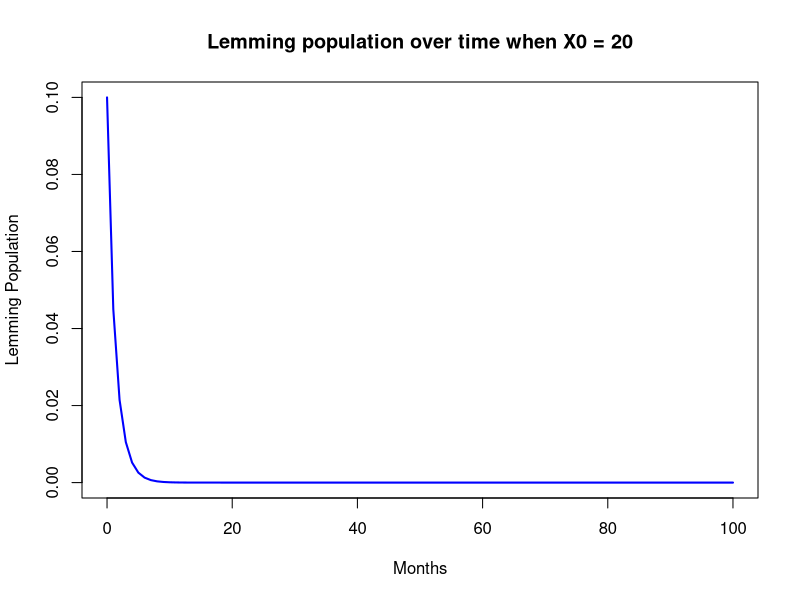
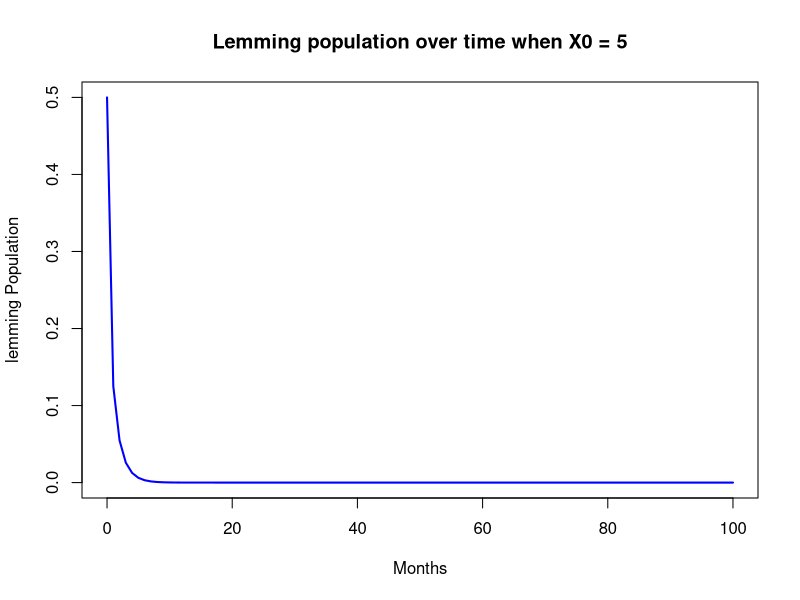
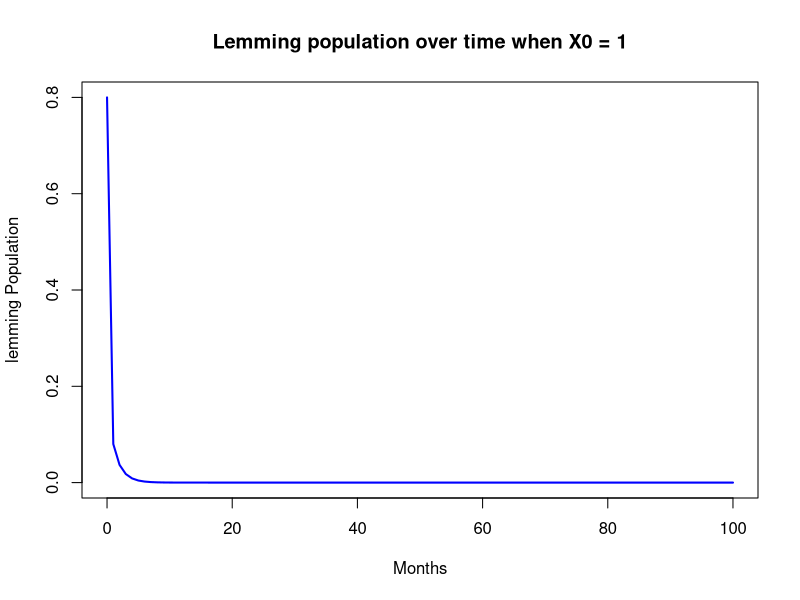
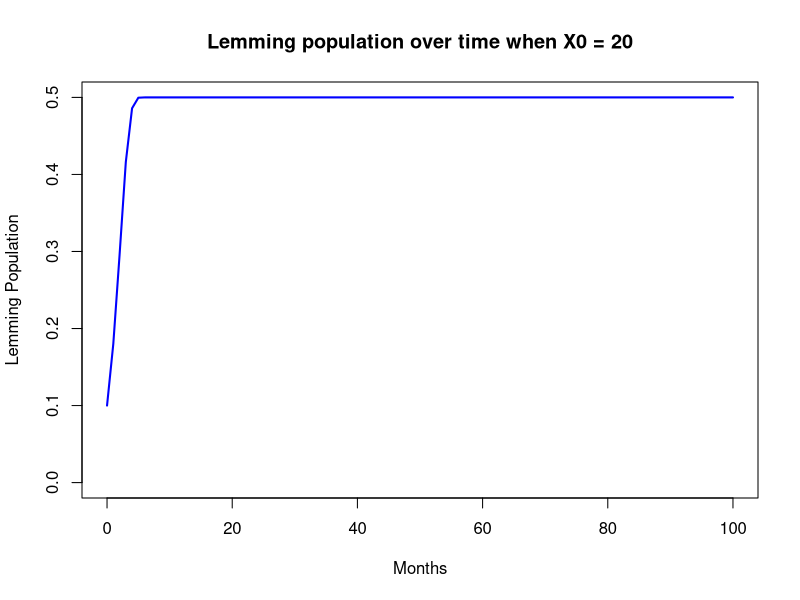
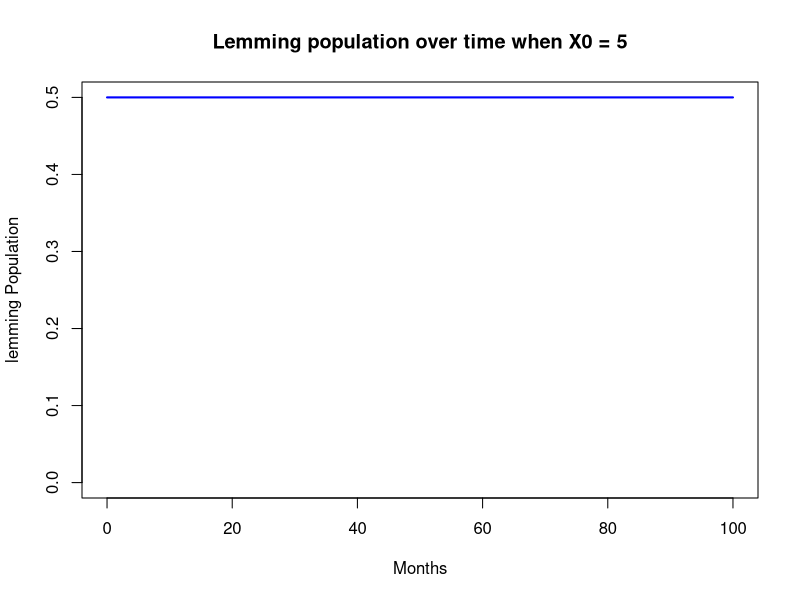
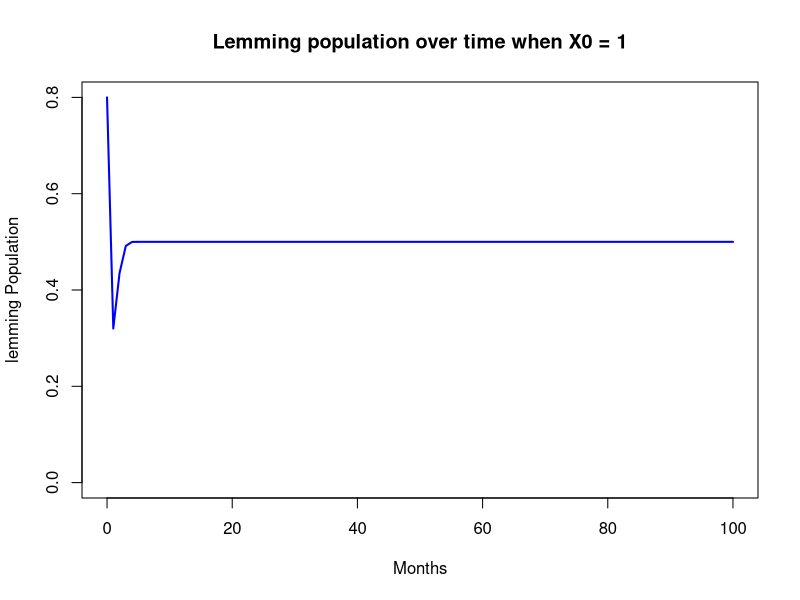
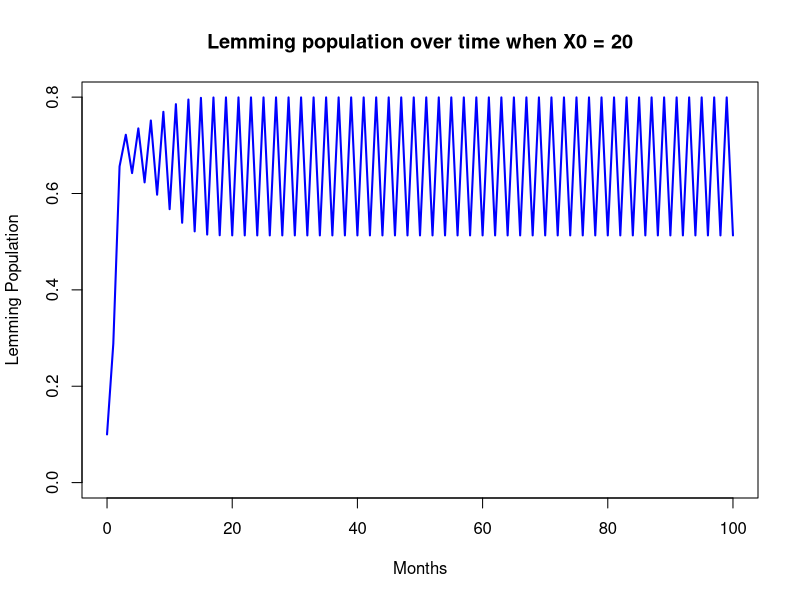
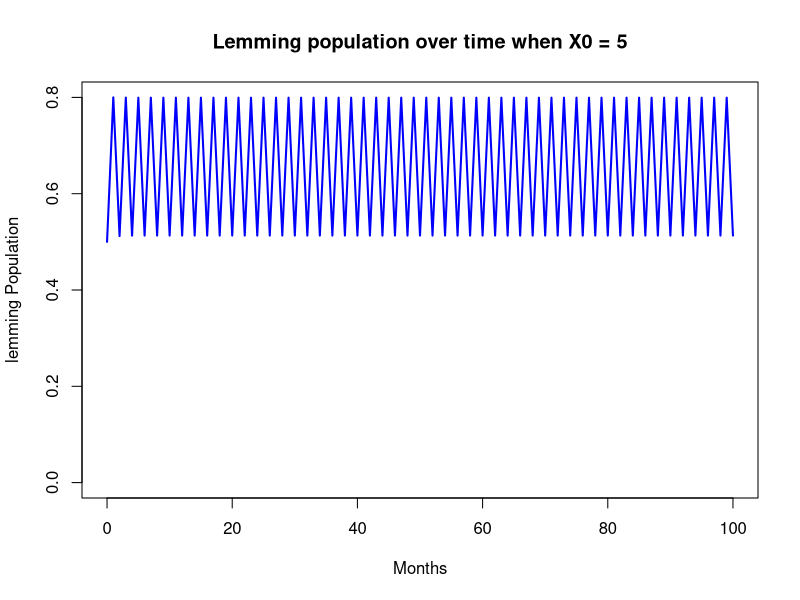

Source code (R) for these figures, in order:
## ---- chunk 1
knitr::opts_chunk$set(echo = TRUE)
library("ggplot2")
library("dplyr")
## ---- chunk 2
lemming_population <- function(r, X0, n) {
  Ls <- vector(length=n+1)
  # initialize the initial population
  Ls[1] <- X0
  for (i in 2:(n + 1)) {
    Ls[i] <- r * Ls[i - 1] * (1 - Ls[i - 1])
  }
  # output should be an array of n + 1 elements
  return(Ls)
}
## ---- chunk 3
# 0 < r < 1
r <- 0.5
n <- 100
times <- seq(0, n)

X0 <- 0.1

lem_pop_1 <- lemming_population(r, X0, n)

X0 <- 0.5

lem_pop_2 <- lemming_population(r, X0, n)

X0 <- 0.8

lem_pop_3 <- lemming_population(r, X0, n)

plot(times, lem_pop_1, 
     type = "l", col = "blue" , 
     xlab = "Months", ylab = "Lemming Population", 
     lwd = 2, ylim = c(0, max(lem_pop_1)),
     main = "Lemming population over time when X0 = 20")

plot(times, lem_pop_2, 
     type = "l", col = "blue" , 
     xlab = "Months", ylab = "lemming Population", 
     lwd = 2, ylim = c(0, max(lem_pop_2)),
     main = "Lemming population over time when X0 = 5")

plot(times, lem_pop_3, 
     type = "l", col = "blue" , 
     xlab = "Months", ylab = "lemming Population", 
     lwd = 2, ylim = c(0, max(lem_pop_3)),
     main = "Lemming population over time when X0 = 1")

## ---- chunk 4
# 1 < r < 3
r <- 2
n <- 100
times <- seq(0, n)

X0 <- 0.1

lem_pop_1 <- lemming_population(r, X0, n)

X0 <- 0.5

lem_pop_2 <- lemming_population(r, X0, n)

X0 <- 0.8

lem_pop_3 <- lemming_population(r, X0, n)

plot(times, lem_pop_1, 
     type = "l", col = "blue" , 
     xlab = "Months", ylab = "Lemming Population", 
     lwd = 2, ylim = c(0, max(lem_pop_1)),
     main = "Lemming population over time when X0 = 20")

plot(times, lem_pop_2, 
     type = "l", col = "blue" , 
     xlab = "Months", ylab = "lemming Population", 
     lwd = 2, ylim = c(0, max(lem_pop_2)),
     main = "Lemming population over time when X0 = 5")

plot(times, lem_pop_3, 
     type = "l", col = "blue" , 
     xlab = "Months", ylab = "lemming Population", 
     lwd = 2, ylim = c(0, max(lem_pop_3)),
     main = "Lemming population over time when X0 = 1")
## ---- chunk 5
# 3 < r < 3.449
r <- 3.2
n <- 100
times <- seq(0, n)

X0 <- 0.1

lem_pop_1 <- lemming_population(r, X0, n)

X0 <- 0.5

lem_pop_2 <- lemming_population(r, X0, n)

X0 <- 0.8

lem_pop_3 <- lemming_population(r, X0, n)

plot(times, lem_pop_1, 
     type = "l", col = "blue" , 
     xlab = "Months", ylab = "Lemming Population", 
     lwd = 2, ylim = c(0, max(lem_pop_1)),
     main = "Lemming population over time when X0 = 20")

plot(times, lem_pop_2, 
     type = "l", col = "blue" , 
     xlab = "Months", ylab = "lemming Population", 
     lwd = 2, ylim = c(0, max(lem_pop_2)),
     main = "Lemming population over time when X0 = 5")

plot(times, lem_pop_3, 
     type = "l", col = "blue" , 
     xlab = "Months", ylab = "lemming Population", 
     lwd = 2, ylim = c(0, max(lem_pop_3)),
     main = "Lemming population over time when X0 = 1")
## ---- chunk 6
# 3.449 < r < 3.54409
r <- 3.5
n <- 100
times <- seq(0, n)

X0 <- 0.1

lem_pop_1 <- lemming_population(r, X0, n)

X0 <- 0.5

lem_pop_2 <- lemming_population(r, X0, n)

X0 <- 0.8

lem_pop_3 <- lemming_population(r, X0, n)

plot(times, lem_pop_1, 
     type = "l", col = "blue" , 
     xlab = "Months", ylab = "Lemming Population", 
     lwd = 2, ylim = c(0, max(lem_pop_1)),
     main = "Lemming population over time when X0 = 20")

plot(times, lem_pop_2, 
     type = "l", col = "blue" , 
     xlab = "Months", ylab = "lemming Population", 
     lwd = 2, ylim = c(0, max(lem_pop_2)),
     main = "Lemming population over time when X0 = 5")

plot(times, lem_pop_3, 
     type = "l", col = "blue" , 
     xlab = "Months", ylab = "lemming Population", 
     lwd = 2, ylim = c(0, max(lem_pop_3)),
     main = "Lemming population over time when X0 = 1")
## ---- chunk 7
# 3.6 < r < 4
r <- 3.8
n <- 100
times <- seq(0, n)

X0 <- 0.1

lem_pop_1 <- lemming_population(r, X0, n)

X0 <- 0.5

lem_pop_2 <- lemming_population(r, X0, n)

X0 <- 0.8

lem_pop_3 <- lemming_population(r, X0, n)

plot(times, lem_pop_1, 
     type = "l", col = "blue" , 
     xlab = "Months", ylab = "Lemming Population", 
     lwd = 2, ylim = c(0, max(lem_pop_1)),
     main = "Lemming population over time when X0 = 20")

plot(times, lem_pop_2, 
     type = "l", col = "blue" , 
     xlab = "Months", ylab = "lemming Population", 
     lwd = 2, ylim = c(0, max(lem_pop_2)),
     main = "Lemming population over time when X0 = 5")

plot(times, lem_pop_3, 
     type = "l", col = "blue" , 
     xlab = "Months", ylab = "lemming Population", 
     lwd = 2, ylim = c(0, max(lem_pop_3)),
     main = "Lemming population over time when X0 = 1")
## ---- chunk 8
# 3.6 < r < 4
r <- 3.8
n <- 100
times <- seq(0, n)
X0 <- 0.1

lem_pop_1 <- lemming_population(r, X0, n)

X0 <- X0 + 0.001

lem_pop_2 <- lemming_population(r, X0, n)

data_pop <- data.frame(times = times,
                       lem_pop_1 = lem_pop_1, 
                       lem_pop_2 = lem_pop_2)

data_pop %>% ggplot(aes(x = times)) +
  geom_line(aes(y = lem_pop_1, 
                color = "Lemming population 1")) + 
  geom_line(aes(y = lem_pop_2, 
                color = "Lemming Population 2")) + 
  scale_color_manual("Legend", values = c("red", "blue")) +
  labs(x = "Time", 
       y = "Population") + 
  ggtitle("Lemming population against time for subtle difference in initial population") + 
  theme(legend.position = c(.95, .95), 
        legend.justification = c("right", "top")) + 
  scale_x_continuous(breaks = seq(0, n, 5)) + 
  scale_y_continuous(breaks = seq(0, 1, 0.05))
